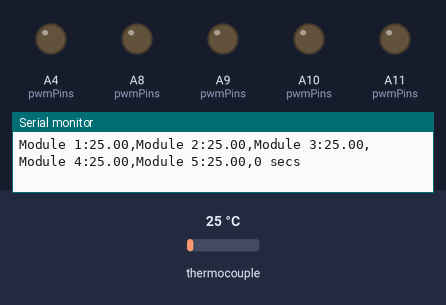
A sketch run on a simulated Arduino Mega 2560, built with avr-gcc and run on an emulated ATmega2560. Parts: output pins drawn as LEDs (lit = HIGH), the last lines printed to the serial monitor. Inputs (shaded band) come from the test bench; at power-on: thermocouple 25 °C. Storage starts empty.

Above: at 0.12 s.
At 1.2 s:
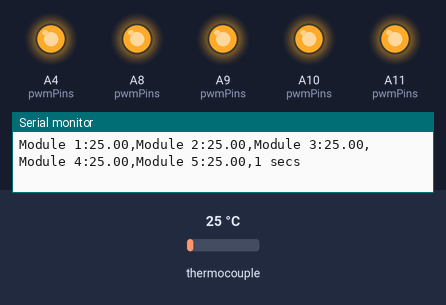
1.3 s: thermocouple set to 11 °C
4.3 s: thermocouple set to 8 °C
Timing chart, 0 to 7.3 s (numbered marks = the images above; inputs shaded):
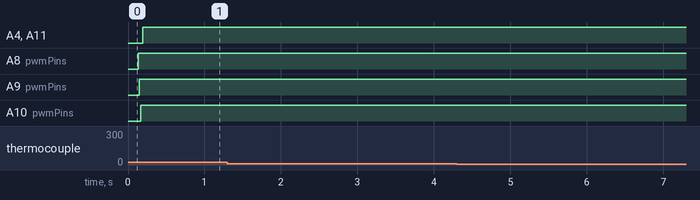

The sketch:

ThermoClock_Arduino_Script.ino
```cpp
//This code is created to operate the ThermoClock temperature regulation system for cell cand tissue culture
//Authors: Kelly Zhang (kaiyinzhang@umass.edu) and Dominic Locurto(UMass Amherst alum)
//This example was used for the validation test 3 in our method paper:

#include <Adafruit_MAX31865.h>
#include <PID_v1.h>
#include <SD.h>

// Define constants
#define RREF 430.0 // Reference resistor value for RTD sensors (430.0 for PT100 RTD)
#define NUM_PADS 5 // Number of temperature control modules
#define PWM_PINS {A8, A9, A10, A11, A4} // PWM pins controlling heating pads. Update based on your configuration.
#define RNOMINALS {99.8, 100.05, 100.1, 100.1, 100} // Nominal resistance values for each RTD (~100 for PT100 RTD, need to be calibrated)
//PID gains (can be adjusted as needed)
#define KP 180 // PID proportional gain
#define KI 1.5 // PID integral gain
#define KD 8.5 // PID derivative gain

Adafruit_MAX31865 sensors[NUM_PADS] = { //RTD pins, {CS, DI, DO, CLK}. Update based on your configuration.
    Adafruit_MAX31865(10, 11, 12, 13), // RTD sensor 1
    Adafruit_MAX31865(8, 11, 12, 13), // RTD sensor 2
    Adafruit_MAX31865(5, 11, 12, 13), // RTD sensor 3
    Adafruit_MAX31865(2, 11, 12, 13), // RTD sensor 4
    Adafruit_MAX31865(9, 11, 12, 13) // RTD sensor 5
};

int pwmPins[] = PWM_PINS; // PWM pin array for heating pads
double setpoint[NUM_PADS] = {0}; // Desired temperatures for each pad
double input[NUM_PADS] = {0}; // Measured temperatures for each pad
double output[NUM_PADS] = {0}; // PID outputs for each pad
float rnValues[] = RNOMINALS; // Nominal resistance array for RTDs

PID myPIDs[NUM_PADS] = { //Setup PID controller for individual module
    PID(&input[0], &output[0], &setpoint[0], KP, KI, KD, DIRECT),
    PID(&input[1], &output[1], &setpoint[1], KP, KI, KD, DIRECT),
    PID(&input[2], &output[2], &setpoint[2], KP, KI, KD, DIRECT),
    PID(&input[3], &output[3], &setpoint[3], KP, KI, KD, DIRECT),
    PID(&input[4], &output[4], &setpoint[4], KP, KI, KD, DIRECT)
};

unsigned long startTime; // Start time for logging and scheduling
unsigned long lastLogTime=0; //Last log time in SD card
File dataFile; // File object for SD card logging

// Define temperature control schedule
struct ModuleSchedule { //Define schedule structure
    double setpoints[10]; // Up to 10 desired temperature setpoints per pad
    double hours[10]; // Hours for each desired temperature setpoint change
    int count; // Number of temperature  changes
};

ModuleSchedule schedules[NUM_PADS] = {
  //{{temperature steps in celsius},{timepoint in hours},total number of temperature changes}}
    {{36, 38.5, 36, 38.5, 36, 38.5, 37}, {0, 10, 20, 30, 40, 50, 60}, 7}, // Pad 1 schedule
    {{36, 38.5, 36, 38.5, 36, 38.5, 37}, {0, 12, 24, 36, 48, 60, 72}, 7}, // Pad 2 schedule
    {{38.5, 36, 38.5, 36, 38.5, 36, 37}, {0, 12, 24, 36, 48, 60, 72}, 7}, // Pad 3 schedule
    {{36, 38.5, 36, 38.5, 36, 38.5, 37}, {0, 12.5, 25, 37.5, 50, 62.5, 75}, 7}, // Pad 4 schedule
    {{37}, {0}, 1} // Pad 5 schedule
};

void setup() {
    Serial.begin(9600); // Start serial communication

    // Initialize sensors and PID controllers
    for (int i = 0; i < NUM_PADS; i++) {
        sensors[i].begin(MAX31865_3WIRE); // Initialize RTD sensor in 3-wire mode
        myPIDs[i].SetMode(AUTOMATIC); // Set PID mode to automatic
        pinMode(pwmPins[i], OUTPUT); // Set PWM pin as output
    }

    // Initialize SD card for logging
    if (!SD.begin(52)) {
        Serial.println("SD card initialization failed!");
        return; // Stop if SD card initialization fails
    }
    dataFile = SD.open("02112025.TXT", FILE_WRITE); // Open data file for writing. Update file name for each experiment, number only.
    startTime = millis(); // Record the start time
}

void loop() {
    unsigned long currentTime = millis(); // Get current time in milliseconds
    double elapsedTimeHours = (currentTime - startTime) / 3600000.0; // Convert elapsed time to hours

    // Update setpoints based on schedules
for (int pad = 0; pad < NUM_PADS; pad++) {
    double latestSetpoint = setpoint[pad]; // Default to the current setpoint
    for (int i = 0; i < schedules[pad].count; i++) {
        if (elapsedTimeHours >= schedules[pad].hours[i]) {
            latestSetpoint = schedules[pad].setpoints[i]; // Update to the latest matching setpoint
        } else {
            break; // No need to check further since the schedule is in ascending order
        }
    }
    setpoint[pad] = mapf(latestSetpoint, -50, 280, 0, 255); // Map to PWM range
}

    // Read sensors and compute PID outputs
    for (int i = 0; i < NUM_PADS; i++) {
        double temp = sensors[i].temperature(rnValues[i], RREF); // Get temperature reading
        input[i] = mapf(temp, -50, 280, 0, 255); // Store measured temperature
        myPIDs[i].Compute(); // Compute PID output
        analogWrite(pwmPins[i], output[i]); // Apply PID output to PWM pin

        //Print measured temperatures to Serial Monitor
        Serial.print("Module ");
        Serial.print(i + 1);
        Serial.print(":");
        Serial.print(temp);
        Serial.print(",");
    }
    Serial.print(currentTime/1000); //in seconds
    Serial.print(" secs");
    Serial.println();
    //delay(500);

    // Log data to SD card every 30 seconds
    if (currentTime - lastLogTime >= 30000) { // 30 seconds=30000 miliseconds
       if (dataFile) {
            // Log all measured temperatures first (one line)
            double temp[NUM_PADS]={0};
            for (int i = 0; i < NUM_PADS; i++) {
                temp[i]=mapf(input[i],0, 255, -50, 280);
                dataFile.print(temp[i]); // Log measured temperature
                if (i < NUM_PADS - 1) dataFile.print(","); // Separate values with commas
            }
            dataFile.print(",");

            // Log all desired temperatures next (same line)
            double desired[NUM_PADS]={0};
            for (int i = 0; i < NUM_PADS; i++) {
                desired[i]=mapf(setpoint[i],0, 255, -50, 280);
                dataFile.print(desired[i]); // Log desired temperature
                if (i < NUM_PADS - 1) dataFile.print(","); // Separate values with commas
            }
            dataFile.print(",");
            dataFile.print(currentTime);//log time in miliseconds
            dataFile.println();
            dataFile.flush(); // Ensure data is written to SD card
        }
        lastLogTime = currentTime; // Update last log time
    }
}

// Helper function to map floating-point numbers
// Maps a value from one range to another
// Parameters: value to map, input range min/max, output range min/max
double mapf(double val, double in_min, double in_max, double out_min, double out_max) {
    return (val - in_min) * (out_max - out_min) / (in_max - in_min) + out_min;
}
```
